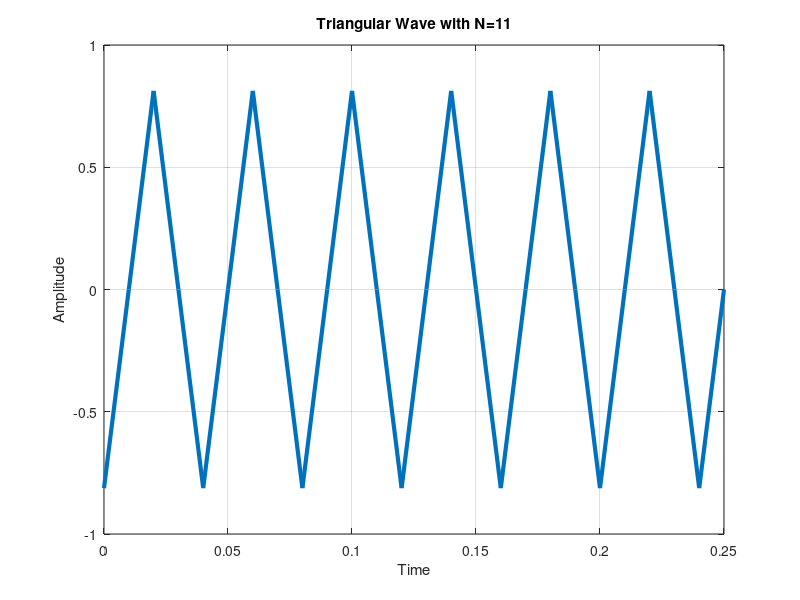

MATLAB code for this plot:
clc; clear all; close all 
t=0:0.01:0.25; 
ff=25; 
x1=(-8/(pi^2))*exp(i*(2*pi*ff*t)); 
for k=3:2:21, 
    fh=ff*k; 
    x=(-8/(pi^2*k^2))*exp(i*(2*pi*fh*t)); 
    y=x1+x; 
end 

plot(t,real(y),'linewidth',3); 
title('Triangular Wave with N=11'); 
ylabel('Amplitude'); 
xlabel('Time'); 
grid; 
